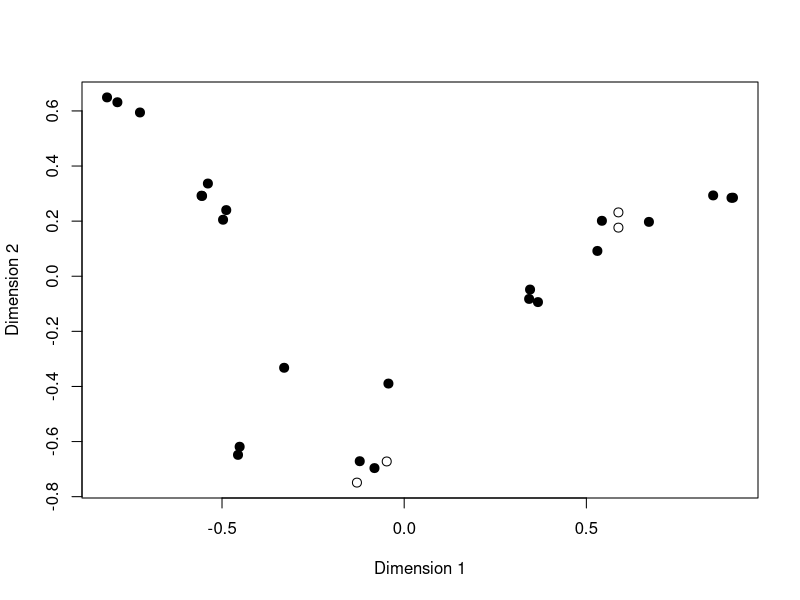

The R script that drew this image:
remove(list=ls(all=TRUE)) #remove todos objetos criados

dados = read.csv(file="mds_data.tsv", sep='\t', header=FALSE, dec = '.')
fungos = as.matrix(dados[,ncol(dados)]) # a ultima coluna contem os nome dos organismos
dados = dados[,-ncol(dados)] # remove a ultima coluna dos dados.
matriz_dist = as.matrix(dados) # converte dados de entrada (data frame) em matriz
matriz_dist[which(matriz_dist==0)]=1 # converte valores nulos (0) em 1 para aplicar transformacao log.
matriz_dist.log = log(matriz_dist,base=10) # aplica transformacao log na matriz.
dist_par_a_par.log = cmdscale(matriz_dist.log,k=2) # realiza escalonamento multidimensional


formato = character() #cria um vetor vazio. Se usar cores = c(), ira colocar um elemento NULL no inicio.
for (i in 1:nrow(fungos)){ # percorrer indices da lista de fungos
  if (i == 1){
    formato = c(formato,1)
  }
  else if(i == 2){
    formato = c(formato,1)
  }
  else if(i == 15){
    formato = c(formato,1)
  }
  else if(i == 16){
    formato = c(formato,1)
  }
  else{
    formato = c(formato,19)
  }
}
formato = as.numeric(formato)

plot(x = dist_par_a_par.log[,1], y = dist_par_a_par.log[,2],
     pch = formato,
     cex = 1.2,
     xlab = 'Dimension 1',
     ylab = 'Dimension 2')

